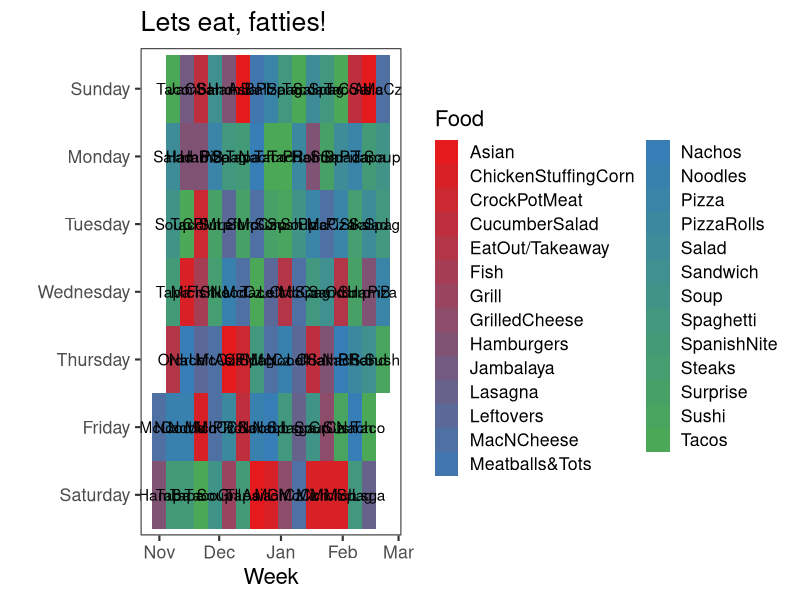

Write R code to recreate this figure.
foodinmouth <- function(numweeks){
  require(lubridate)
  require(ggplot2)
  require(RColorBrewer)
  require(plyr)
  numweeks=numweeks
### set up ggplot theme
  theme_set(theme_bw(base_size=16)+theme(panel.grid.major = element_blank(), panel.grid.minor = element_blank()))
### enter long food names
  Food<-c("EatOut/Takeaway","Meatballs&Tots","Noodles","SpanishNite","ChickenStuffingCorn","Lasagna",
          "Spaghetti","Pizza","MacNCheese","Hamburgers","Steaks","Tacos","Surprise","Leftovers","GrilledCheese","Salad","Soup","Sandwich",
          "Fish","CrockPotMeat","Asian","PizzaRolls","CucumberSalad","Grill","Jambalaya","Sushi","Nachos")
### make initials for the plot
  Initial<-c("Ordr","Ball","Nood","Tapa","Mich","Lsga","Spag","Piza","McCz","HamB","Stks","Taco","Surp","Left","GrCz","Salad",
             "Soup","Sand","Fish","CPMt","Asia","PRol","CSal","Grll","Jamb","Sush","Nach")
   ### create data frame with long and short names
  foodini<-data.frame(cbind(Food,Initial)) ## get the initials and items together
  days=7
  np<-length(Food)
  fp<-c(2,2,2,2,2,1,3,4,5,2,1,3,4,3,2,2,2,1,0.3,0.7,1,1,3,1.5,1,0.5,1)# Assign some relative weights based on ad hoc family voting
  ## this does the sampling of the vectors with above weights
  menu <- data.frame(Food=c(replicate(numweeks,sample(Food,days,prob=fp/np,replace=F ))), 
                     day=now() -days(1) + c(1:(numweeks*days)) * days(1))
  menu$Week <- round_date(menu$day, "week")
  menu$Day <- weekdays(menu$day)
  menu <- merge(menu, foodini, by="Food")
  menu$labels <- floor_date(menu$day,"week")
  bb<-match(menu$Meal,Food)
  ### use differencing to ensure no repeats
  bbdif<-c(diff(bb,lag=1),diff(bb,lag=2),diff(bb,lag=3),diff(bb,lag=4))  ### preventing close proximity menu items
  if(!0%in%bbdif)
    if(length(unique(bb))==(length(Food))) break  ## assuring all menu items make the cut
  
  #plotting stuff   
  menu <- arrange(menu, Week)
  menucols <- length(factor(menu$Food))
  getPalette = colorRampPalette(brewer.pal(9, "Set1"))(menucols)
  ### Get the levels right for plot order
  menu$Day<-factor(menu$Day,levels=
                     c("Saturday","Friday","Thursday","Wednesday","Tuesday","Monday","Sunday"))
  
   ## plot it up
   ggplot(menu, aes(labels,Day, fill=Food))+geom_tile()+ 
    scale_fill_manual(values = getPalette)+
    ggtitle("Lets eat, fatties!") + xlab("Week")+ylab("")+
    geom_text(aes(x=labels, y=Day, label=Initial))
  ggsave("menu.png",width=14,height=10,dpi=300)

  ### start it on the day the program is run...
  oneday<-60*24*60
  daystillsunday<-7-as.numeric(format(as.Date(Sys.time()),"%w"))
  #menustart<-Sys.time()+daystillsunday*oneday
  menustart<-menu$day[1]
  
  googdates<-rep(menustart,numweeks*7)
  for(i in 1:length(googdates)) googdates[i]<-Sys.time()+i*oneday
  
  googdates2 <- seq(as.Date(menustart), by = "day", length.out = numweeks*7)
  
  ## setting up calendar friendly data frame.
  
  nms <- c('Subject','Start Date','Start Time', 'End Date', 'End Time','All Day Event',
           'Description','Location','Private')
  mat <- matrix(nrow = length(googdates), ncol = length(nms))
  mat <- data.frame(mat)
  colnames(mat) <- nms
  
  mat$Subject <- menu$Food
  mat$"Start Date" <- strftime(menu$day,format = "%Y-%m-%d")
  mat$"End Date" <- strftime(menu$day,format = "%Y-%m-%d")
  mat$"All Day Event" <- "True"
  mat$Description <- "Hanselmenu"
  mat$Location <- "Glacier Hwy"
  mat$Private <- "False"
  
  starts <- strftime(googdates, format="%H:%M:%S %p")
  ends <- strftime(googdates+60*30, format="%H:%M:%S %p")
  
  mat$"Start Time" <- starts
  mat$"End Time" <- ends
  ### output file ready to import into google calendar.
  write.csv(mat,file="menudates.csv",quote=FALSE,row.names=FALSE)
  
  }

foodinmouth(16)
